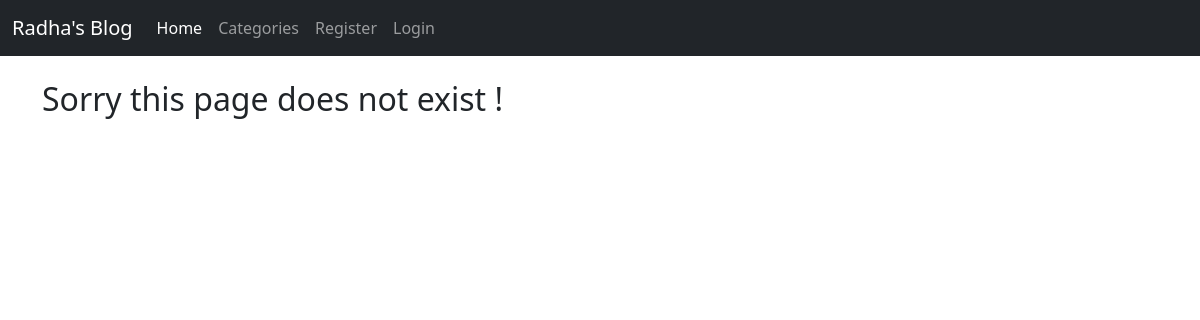
Page /category/sports/ on the earlier database version.
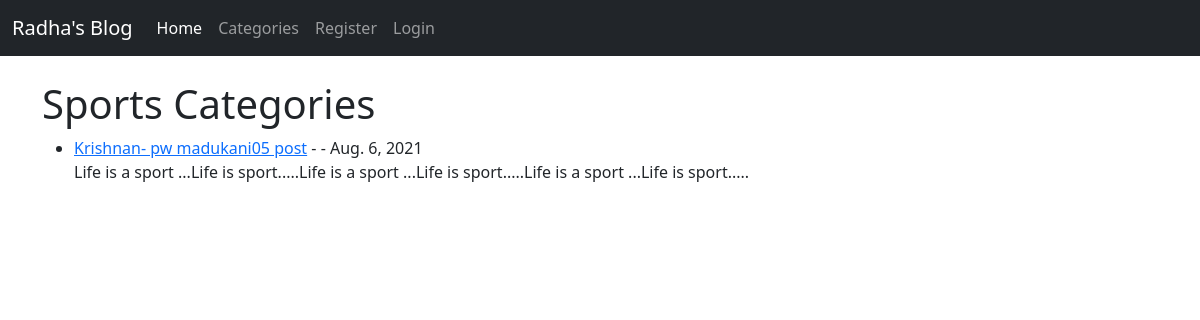
Same page on the later database version.
### theblog/models.py (models this page shows, shortened)
class Post(models.Model):
	title = models.CharField(max_length=255)
	title_tag = models.CharField(max_length=255)
	author = models.ForeignKey(User, on_delete=models.CASCADE)
	body = RichTextField(blank=True, null=True)
	post_date = models.DateField(auto_now_add=True)
	category = models.CharField(max_length=255, default='coding')
	snippet = models.CharField(max_length=255)
	likes = models.ManyToManyField(User, related_name='blog_posts')

### theblog/views.py (the view)
# urls.py: path('category/<str:cats>/', CategoryView, name='category'),
def CategoryView(request, cats):
	category_posts = Post.objects.filter(category= cats.replace('-',' '))
	return render(request, 'categories.html',{'cats': cats.title().replace('-',' '), 'category_posts' : category_posts})

### theblog/templates/categories.html (shortened to what this page needs)
{% extends 'base.html' %}
{% block content %}
{% if category_posts %}
	<h1>{{ cats }} Categories</h1>
	<ul>
	{% for post in category_posts %}
		<li>
			<a href="{% url 'article-detail' post.pk %}">{{ post.title }}</a>
			 - {{ post.author.first_name }} {{ post.author.last_name }}
			 - {{ post.post_date }}
			 <br/>
			{{ post.body|slice:":200"|safe }}
		</li>
	{% endfor %}
	</ul>
{% else %}
	<h2> Sorry this page does not exist !</h2>
{% endif %}
{% endblock %}

Differences in the rows shown:
added Post: category "Sports", title "Krishnan- pw madukani05 post", post_date "Aug. 6, 2021", body "Life is a sport ...Life is sport.....Life is a sport ...Life is sport.....Life is a sport ...Life is sport....."
Other differences:
text no longer shown: "Sorry this page does not exist !"
text now shown: "Categories"
